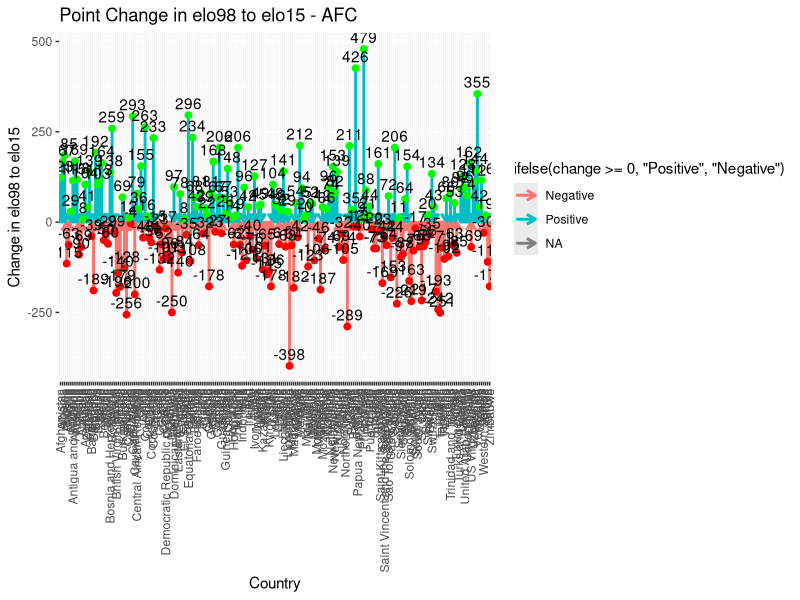
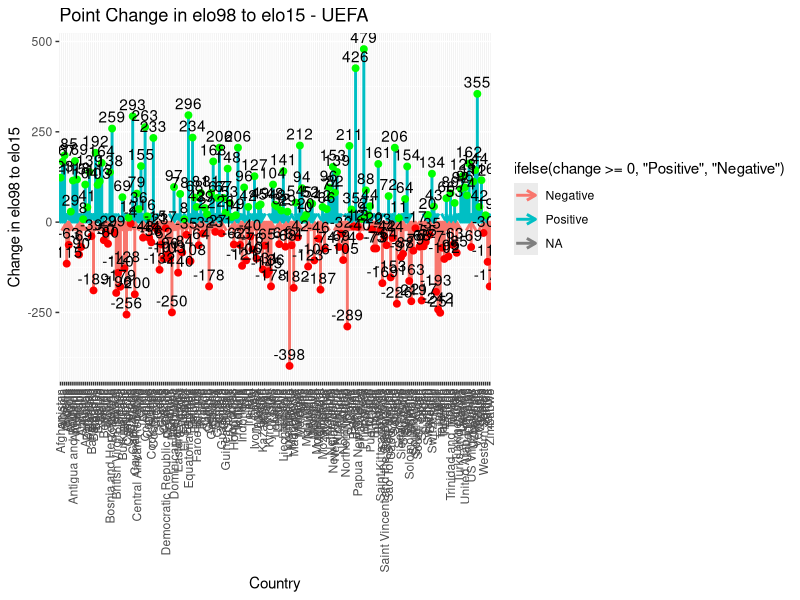
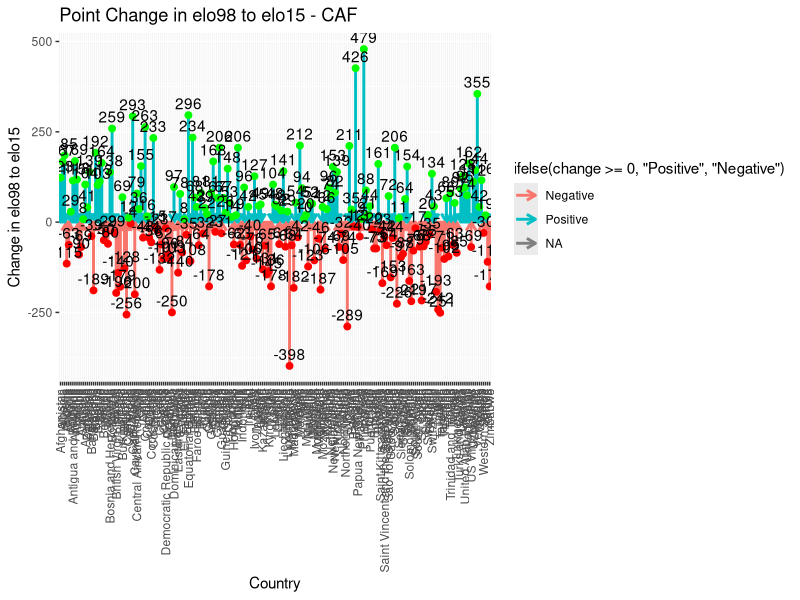
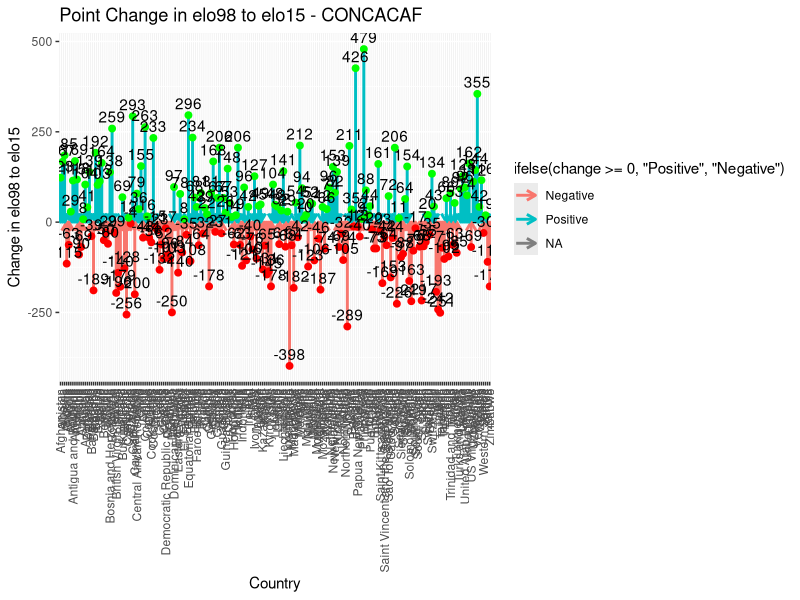
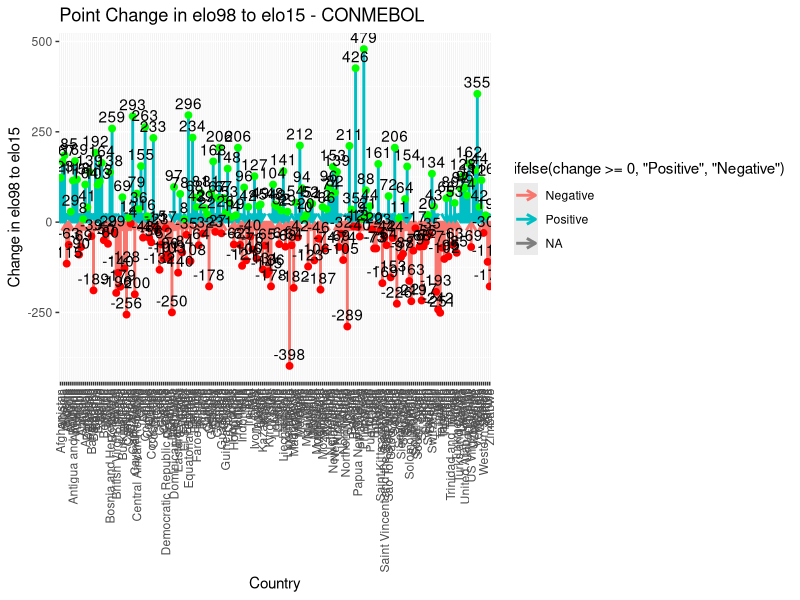
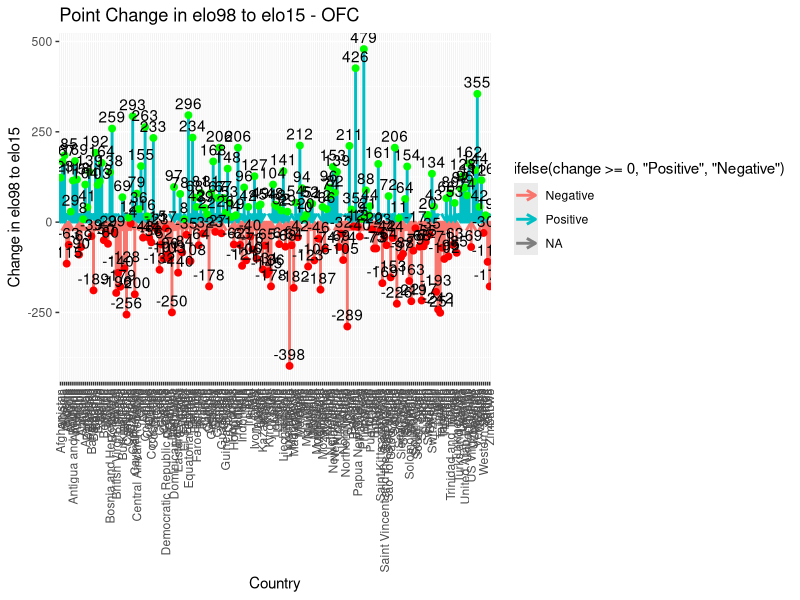
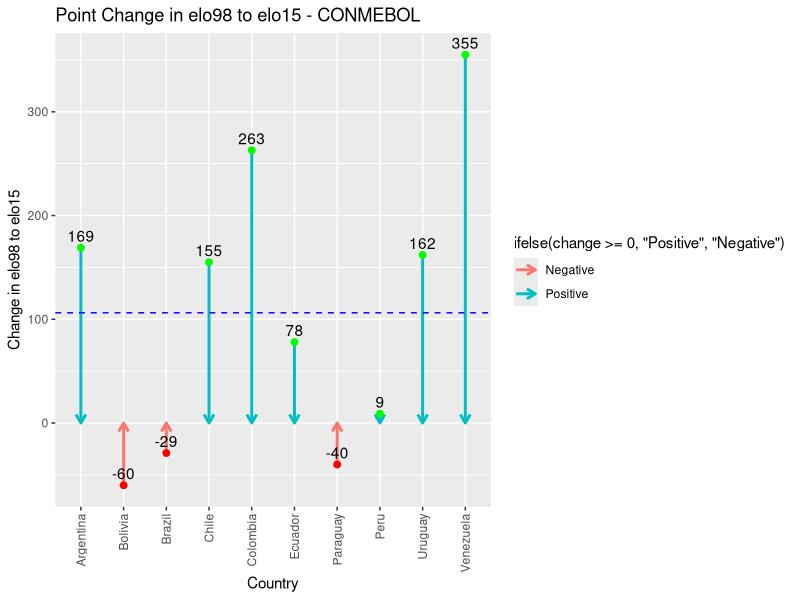
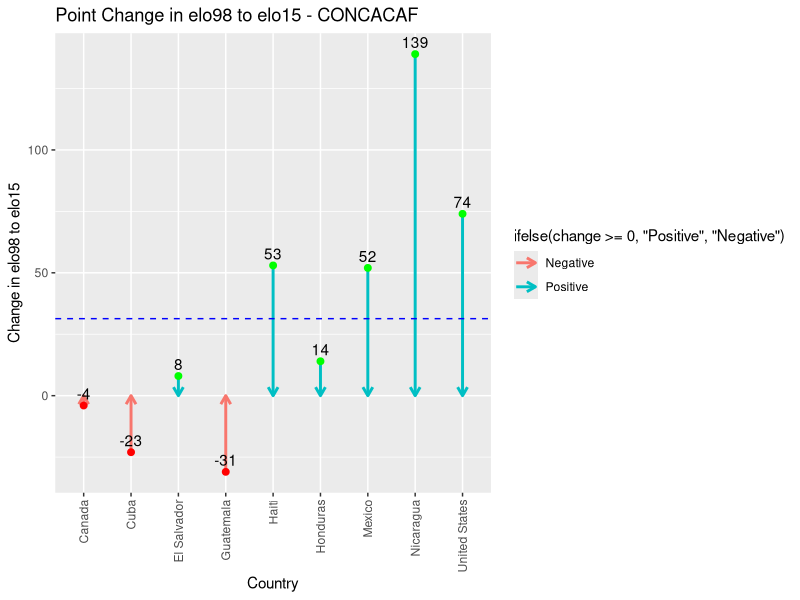

The R script that drew these images, in order: (Note: this script raises an error after producing the figures.)
## ---- chunk 1
library(ggplot2)

# Load the data
elodata <- read.csv("elo_blatter.csv")

# Calculate the point change in elo98 to elo15
elodata$change <- elodata$elo15 - elodata$elo98

# Function to create a graph for each confederation
create_confederation_graph <- function(confederation) {
  conf_data <- subset(elodata, confederation == confederation)
  conf_data <- conf_data[order(conf_data$country, decreasing = TRUE), ]  # Sort by descending alphabetical order
  
  # Calculate average change for the confederation
  avg_change <- mean(conf_data$change)
  
  # Create the plot
  p <- ggplot(conf_data, aes(x = country, y = change)) +
    geom_segment(aes(xend = country, yend = 0, color = ifelse(change >= 0, "Positive", "Negative")),
                 arrow = arrow(length = unit(0.25, "cm")), size = 1) +
    geom_point(color = ifelse(conf_data$change >= 0, "green", "red"), size = 2) +
    geom_text(aes(label = change), vjust = -0.5) +
    geom_hline(yintercept = avg_change, linetype = "dashed", color = "blue") +
    labs(title = paste("Point Change in elo98 to elo15 -", confederation),
         x = "Country", y = "Change in elo98 to elo15") +
    theme(axis.text.x = element_text(angle = 90, vjust = 0.5, hjust=1))
  
  print(p)
}

# Create graphs for each confederation
confederations <- unique(elodata$confederation)
for (conf in confederations) {
  create_confederation_graph(conf)
}
## ---- chunk 2
library(ggplot2)

# Load the data
elodata <- read.csv("elo_blatter.csv")

# Filter data for specified countries in each confederation
conmebol_countries <- c("Brazil", "Colombia", "Argentina", "Peru", "Venezuela", "Chile", "Ecuador", "Bolivia", "Paraguay", "Uruguay")
conmebol_data <- subset(elodata, confederation == "CONMEBOL" & country %in% conmebol_countries)

concacaf_countries <- c("United States", "Mexico", "Canada", "Guatemala", "Cuba", "Dominican Rep.", "Haiti", "Honduras", "El Salvador", "Nicaragua")
concacaf_data <- subset(elodata, confederation == "CONCACAF" & country %in% concacaf_countries)

afc_countries <- c("China", "India", "Indonesia", "Pakistan", "Bangladesh", "Japan", "Philippines", "Vietnam", "Iran", "Thailand")
afc_data <- subset(elodata, confederation == "AFC" & country %in% afc_countries)

uefa_countries <- c("Russia", "Germany", "Turkey", "France", "Italy", "England", "Ukraine", "Spain", "Poland", "Romania")
uefa_data <- subset(elodata, confederation == "UEFA" & country %in% uefa_countries)

caf_countries <- c("Nigeria", "Ethiopia", "Egypt", "Dem.Rep.Congo", "South Africa", "Tanzania", "Kenya", "Algeria", "Sudan", "Morocco")
caf_data <- subset(elodata, confederation == "CAF" & country %in% caf_countries)

ofc_countries <- c("Papua New Guinea", "New Zealand", "Fiji", "Solomon Islands", "New Caledonia", "Vanuatu", "Samoa", "Tahiti", "Tonga", "American Samoa")
ofc_data <- subset(elodata, confederation == "OFC" & country %in% ofc_countries)

# Combine filtered data
filtered_data <- rbind(conmebol_data, concacaf_data, afc_data, uefa_data, caf_data, ofc_data)

# Calculate the point change in elo98 to elo15
filtered_data$change <- filtered_data$elo15 - filtered_data$elo98

# Function to create a graph for each confederation
create_confederation_graph <- function(confederation, data) {
  conf_data <- data
  
  # Calculate average change for the confederation
  avg_change <- mean(conf_data$change)
  
  # Create the plot
  p <- ggplot(conf_data, aes(x = country, y = change)) +
    geom_segment(aes(xend = country, yend = 0, color = ifelse(change >= 0, "Positive", "Negative")),
                 arrow = arrow(length = unit(0.25, "cm")), size = 1) +
    geom_point(color = ifelse(conf_data$change >= 0, "green", "red"), size = 2) +
    geom_text(aes(label = change), vjust = -0.5) +
    geom_hline(yintercept = avg_change, linetype = "dashed", color = "blue") +
    labs(title = paste("Point Change in elo98 to elo15 -", confederation),
         x = "Country", y = "Change in elo98 to elo15") +
    theme(axis.text.x = element_text(angle = 90, vjust = 0.5, hjust=1))
  
  print(p)
}

# Create graphs for each confederation
confederations <- unique(filtered_data$confederation)
for (conf in confederations) {
  create_confederation_graph(conf, subset(filtered_data, confederation == conf))
}
## ---- chunk 3
library(ggplot2)

# Load the data
elodata <- read.csv("elo_blatter.csv")

# Filter data for specified countries in each confederation
conmebol_countries <- c("Brazil", "Colombia", "Argentina", "Peru", "Venezuela", "Chile", "Ecuador", "Bolivia", "Paraguay", "Uruguay")
conmebol_data <- subset(elodata, confederation == "CONMEBOL" & country %in% conmebol_countries)

concacaf_countries <- c("United States", "Mexico", "Canada", "Guatemala", "Cuba", "Dominican Rep.", "Haiti", "Honduras", "El Salvador", "Nicaragua")
concacaf_data <- subset(elodata, confederation == "CONCACAF" & country %in% concacaf_countries)

afc_countries <- c("China", "India", "Indonesia", "Pakistan", "Bangladesh", "Japan", "Philippines", "Vietnam", "Iran", "Thailand")
afc_data <- subset(elodata, confederation == "AFC" & country %in% afc_countries)

uefa_countries <- c("Russia", "Germany", "Turkey", "France", "Italy", "England", "Ukraine", "Spain", "Poland", "Romania")
uefa_data <- subset(elodata, confederation == "UEFA" & country %in% uefa_countries)

caf_countries <- c("Nigeria", "Ethiopia", "Egypt", "Dem.Rep.Congo", "South Africa", "Tanzania", "Kenya", "Algeria", "Sudan", "Morocco")
caf_data <- subset(elodata, confederation == "CAF" & country %in% caf_countries)

ofc_countries <- c("Papua New Guinea", "New Zealand", "Fiji", "Solomon Islands", "New Caledonia", "Vanuatu", "Samoa", "Tahiti", "Tonga", "American Samoa")
ofc_data <- subset(elodata, confederation == "OFC" & country %in% ofc_countries)

# Combine filtered data
filtered_data <- rbind(conmebol_data, concacaf_data, afc_data, uefa_data, caf_data, ofc_data)

# Calculate the point change in elo98 to elo15
filtered_data$change <- filtered_data$elo15 - filtered_data$elo98

# Function to create a graph for each confederation
create_confederation_graph <- function(confederation, data) {
  conf_data <- data
  
  # Create the plot
  p <- ggplot(conf_data, aes(x = elo98, y = country, xend = elo15, yend = country, color = ifelse(change >= 0, "Positive", "Negative"))) +
    geom_segment(arrow = arrow(length = unit(0.25, "cm")), size = 1) +
    geom_point(color = ifelse(conf_data$change >= 0, "green", "red"), size = 2) +
    labs(title = paste("Point Change in elo98 to elo15 -", confederation),
         x = "elo98", y = "Country") +
    scale_x_continuous(limits = c(500, 2000), breaks = seq(500, 2000, by = 500)) +
    theme_minimal() +
    theme(axis.text.x = element_text(angle = 90, vjust = 0.5, hjust=1))
  
  print(p)
}

# Create graphs for each confederation
confederations <- unique(filtered_data$confederation)
for (conf in confederations) {
  create_confederation_graph(conf, subset(filtered_data, confederation == conf))
}
## ---- chunk 4
library(ggplot2)
library(dplyr)

# Load the data
elodata <- read.csv("elo_blatter.csv")

# Filter data for specified countries in each confederation
conmebol_countries <- c("Brazil", "Colombia", "Argentina", "Peru", "Venezuela", "Chile", "Ecuador", "Bolivia", "Paraguay", "Uruguay")
conmebol_data <- subset(elodata, confederation == "CONMEBOL" & country %in% conmebol_countries)

concacaf_countries <- c("United States", "Mexico", "Canada", "Guatemala", "Cuba", "Dominican Rep.", "Haiti", "Honduras", "El Salvador", "Nicaragua")
concacaf_data <- subset(elodata, confederation == "CONCACAF" & country %in% concacaf_countries)

afc_countries <- c("China", "India", "Indonesia", "Pakistan", "Bangladesh", "Japan", "Philippines", "Vietnam", "Iran", "Thailand")
afc_data <- subset(elodata, confederation == "AFC" & country %in% afc_countries)

uefa_countries <- c("Russia", "Germany", "Turkey", "France", "Italy", "England", "Ukraine", "Spain", "Poland", "Romania")
uefa_data <- subset(elodata, confederation == "UEFA" & country %in% uefa_countries)

caf_countries <- c("Nigeria", "Ethiopia", "Egypt", "Dem.Rep.Congo", "South Africa", "Tanzania", "Kenya", "Algeria", "Sudan", "Morocco")
caf_data <- subset(elodata, confederation == "CAF" & country %in% caf_countries)

ofc_countries <- c("Papua New Guinea", "New Zealand", "Fiji", "Solomon Islands", "New Caledonia", "Vanuatu", "Samoa", "Tahiti", "Tonga", "American Samoa")
ofc_data <- subset(elodata, confederation == "OFC" & country %in% ofc_countries)

# Combine filtered data
filtered_data <- rbind(conmebol_data, concacaf_data, afc_data, uefa_data, caf_data, ofc_data)

# Calculate the point change in elo98 to elo15
filtered_data$change <- filtered_data$elo15 - filtered_data$elo98

# Calculate average changes for each confederation
conf_avg_changes <- filtered_data %>%
  group_by(confederation) %>%
  summarise(avg_change = mean(change, na.rm = TRUE))

# Function to create a graph for each confederation
create_confederation_graph <- function(confederation, data) {
  conf_data <- data
  avg_change <- conf_avg_changes$avg_change[conf_avg_changes$confederation == confederation]
  
  # Create the plot
  p <- ggplot(conf_data, aes(x = elo98, y = country, xend = elo15, yend = country, color = ifelse(change >= 0, "Positive", "Negative"))) +
    geom_segment(arrow = arrow(type = "closed", length = unit(0.25, "cm")), size = 1) +
    labs(title = paste("-", confederation),
         x = "Change in Elo", y = "Country") +
    scale_color_manual(values = c("Positive" = "green", "Negative" = "red")) +
    scale_x_continuous(limits = c(500, 2000), breaks = seq(500, 2000, by = 500)) +
    theme_minimal() +
    theme(axis.text.x = element_text(angle = 90, vjust = 0.5, hjust=1)) +
   annotate("text", x = 500, y = -Inf, vjust = 0, hjust = 0, label = paste("Average Change:", ifelse(avg_change > 0, "+", "-"), round(abs(avg_change), 2)), color = "grey")
  
  print(p)
}

# Create graphs for each confederation
confederations <- unique(filtered_data$confederation)
for (conf in confederations) {
  create_confederation_graph(conf, subset(filtered_data, confederation == conf))
}
## ---- chunk 5
knitr::include_graphics("BlatterGraph.png")
## ---- chunk 6
#Load the flextable package

library(flextable)

# Assuming your data frame is named elodata
# If not, replace elodata with the name of your data frame
# Assuming the first row of your data frame contains column names

# Create a flextable object
ft <- flextable(elodata)

# Display the flextable
ft
## ---- chunk 7
#Load the flextable package
library(flextable)

# Assuming your data frame is named elodata
# If not, replace elodata with the name of your data frame

# Subset the data frame to include only the desired columns
selected_columns <- c("country", "elo98", "elo15", "confederation")
subset_data <- elodata[selected_columns]

# Create a flextable object from the subsetted data frame
ft <- flextable(subset_data)

# Display the flextable
ft
## ---- chunk 8
# Load the flextable package
library(flextable)

# Filter the data frame to include only the relevant countries
selected_countries <- c("Brazil", "Colombia", "Argentina", "Peru", "Venezuela", 
                        "Chile", "Ecuador", "Bolivia", "Paraguay", "Uruguay",
                        "United States", "Mexico", "Canada", "Guatemala", "Cuba",
                        "Dominican Rep.", "Haiti", "Honduras", "El Salvador", "Nicaragua",
                        "China", "India", "Indonesia", "Pakistan", "Bangladesh",
                        "Japan", "Philippines", "Vietnam", "Iran", "Thailand",
                        "Russia", "Germany", "Turkey", "France", "Italy",
                        "England", "Ukraine", "Spain", "Poland", "Romania",
                        "Nigeria", "Ethiopia", "Egypt", "Dem. Rep. Congo", "South Africa",
                        "Tanzania", "Kenya", "Algeria", "Sudan", "Morocco",
                        "Papua New Guinea", "New Zealand", "Fiji", "Solomon Islands", "New Caledonia",
                        "Vanuatu", "Samoa", "Tahiti", "Tonga", "American Samoa")
filtered_data <- elodata[elodata$country %in% selected_countries,]

# Order the filtered data frame by confederation
ordered_data <- filtered_data[order(filtered_data$confederation),]

# Subset the ordered data frame to include only the desired columns
selected_columns <- c("country", "elo98", "elo15", "confederation")
subset_data <- ordered_data[selected_columns]

# Create a flextable object from the subsetted data frame
ft <- flextable(subset_data)

# Display the flextable
ft
## ---- chunk 9
library(flextable)

# Filter the data frame to include only the relevant countries
selected_countries <- c("Brazil", "Colombia", "Argentina", "Peru", "Venezuela", 
                        "Chile", "Ecuador", "Bolivia", "Paraguay", "Uruguay",
                        "United States", "Mexico", "Canada", "Guatemala", "Cuba",
                        "Dominican Rep.", "Haiti", "Honduras", "El Salvador", "Nicaragua",
                        "China", "India", "Indonesia", "Pakistan", "Bangladesh",
                        "Japan", "Philippines", "Vietnam", "Iran", "Thailand",
                        "Russia", "Germany", "Turkey", "France", "Italy",
                        "England", "Ukraine", "Spain", "Poland", "Romania",
                        "Nigeria", "Ethiopia", "Egypt", "Dem. Rep. Congo", "South Africa",
                        "Tanzania", "Kenya", "Algeria", "Sudan", "Morocco",
                        "Papua New Guinea", "New Zealand", "Fiji", "Solomon Islands", "New Caledonia",
                        "Vanuatu", "Samoa", "Tahiti", "Tonga", "American Samoa")
filtered_data <- elodata[elodata$country %in% selected_countries,]

# Order the filtered data frame by confederation
ordered_data <- filtered_data[order(filtered_data$confederation),]

# Subset the ordered data frame to include only the desired columns
selected_columns <- c("country", "elo98", "elo15", "confederation")
subset_data <- ordered_data[selected_columns]

# Change column names
colnames(subset_data) <- c("Country", "Elo in 1998", "Elo in 2015", "Confederation")

# Create a flextable object from the subsetted data frame
ft <- flextable(subset_data)

# Generate a logic vector based on whether Elo in 2015 is higher than Elo in 1998
logic_vector <- subset_data$`Elo in 2015` > subset_data$`Elo in 1998`

# Now, apply the conditional formatting
ft <- color(ft, i = logic_vector, part = "body", j = "Elo in 2015", color = "blue")
ft <- color(ft, i = !logic_vector, part = "body", j = "Elo in 2015", color = "red")

# Define colors for each confederation
confederation_colors <- c("lightyellow", "orange", "lavender", "pink", "cyan", "lightgreen", "tan")
confederation_levels <- unique(subset_data$Confederation)
confederation_logic_vector <- factor(subset_data$Confederation, levels = confederation_levels)

# Create a logic vector to identify the countries
country_logic_vector <- rep(TRUE, nrow(subset_data)) # Assuming all rows are countries

# Fill cells with light grey for countries
ft <- bg(ft, i = country_logic_vector, bg = "lightgrey")

# Create a vector of colors for each row based on confederation
cell_colors <- sapply(confederation_logic_vector, function(conf) {
  if (conf == "CAF") {
    return("lightyellow")
  } else if (conf == "CONMEBOL") {
    return("orange")
  } else if (conf == "CONCACAF") {
    return("lavender")
  } else if (conf == "UEFA") {
    return("pink")
  } else if (conf == "AFC") {
    return("cyan")
  } else if (conf == "OFC") {
    return("lightgreen")
  } else {
    return("tan")
  }
}, USE.NAMES = FALSE)

# Fill cells with colors based on confederation
for (i in 1:length(cell_colors)) {
  if (!is.na(cell_colors[i])) {
    ft <- bg(ft, i = i, j = "Confederation", bg = cell_colors[i])
  }
}

# Define logic vectors for variable names (column headers)
variable_names_logic_vector <- rep(TRUE, ncol(subset_data)) # Assuming all columns are variable names

# Fill cells with white for variable names
ft <- bg(ft, part = "header", bg = "white")

border <- fp_border_default()
vline(ft, j = c('Country', 'Elo in 2015'), border = border, part = "all")

# Display the flextable
ft
